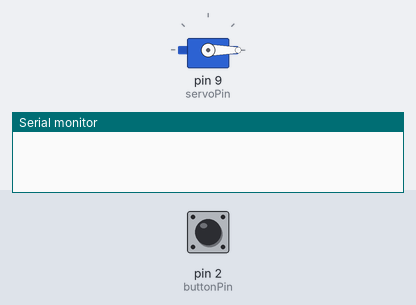
The sketch below on a simulated Arduino Uno, built with avr-gcc and run on an emulated ATmega328P. On the bench: servo, the last lines printed to the serial monitor. The test bench sets the inputs (shaded band); at power-on: pin 2 (buttonPin) LOW.

Above: at 1.2 s.
1.3 s: pin 2 (buttonPin) pulled HIGH for 0.15 s
At 2.1 s:
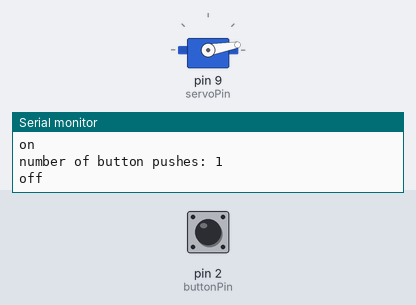
2.9 s: pin 2 (buttonPin) pulled HIGH for 1 s
At 3.3 s:
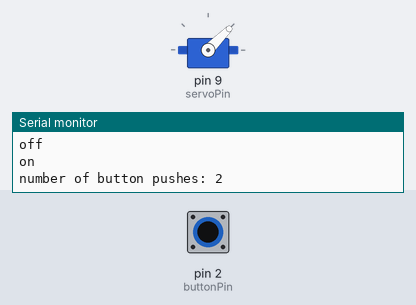
5.4 s: pin 2 (buttonPin) pulled HIGH for 0.15 s
At 6.4 s:
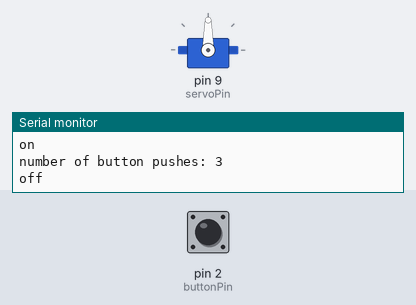
7.0 s: pin 2 (buttonPin) pulled HIGH for 3.2 s
At 7.6 s:
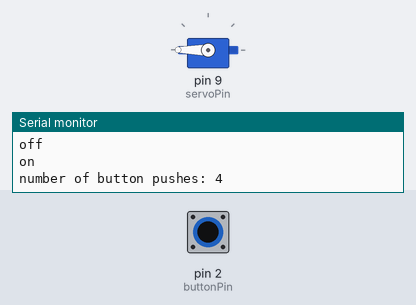
Timing chart, 0 to 10.0 s (numbered marks = the images above; inputs shaded):
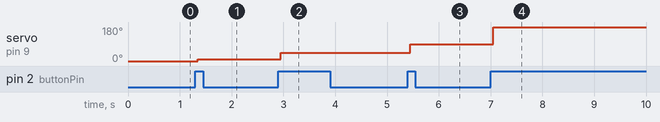

The sketch:

buttonStateServoControl.ino
```cpp
#include <Servo.h>

Servo myservo;  // create servo object to control a servo
// twelve servo objects can be created on most boards

int pos = 0;  // variable to store the servo position
int servoPin = 9;
int buttonPin = 2;
int buttonState = 0;        //current state of button
int lastButtonState = 0;    //last state of button press
int buttonPushCounter = 0;  // counter for the number of button presses

void setup() {
  myservo.attach(servoPin);  // attaches the servo on pin 9 to the servo object
  // initialize the button pin as a input:
  pinMode(buttonPin, INPUT);
  // initialize serial communication:
  Serial.begin(9600);
}


void loop() {

buttonControl();//execute the function

switch (buttonPushCounter) {
  case 1:
    //do something when buttonPushCounter equals 1
myservo.write(10);
    break;
  case 2:
    //do something when buttonPushCounter equals 2
myservo.write(45);
    break;
	case 3:
myservo.write(90);
		break;
	case 4:
myservo.write(180);
		break;
  default:
myservo.write(0);
    // if nothing else matches, do the default
    // default is optional
    break;
}
}

void buttonControl(){
  buttonState = digitalRead(buttonPin);
// compare the buttonState to its previous state
  if (buttonState != lastButtonState) {
    // if the state has changed, increment the counter
    if (buttonState == HIGH) {
      // if the current state is HIGH then the button went from off to on:
      buttonPushCounter++;
      Serial.println("on");
      Serial.print("number of button pushes: ");
      Serial.println(buttonPushCounter);
    } else {
      // if the current state is LOW then the button went from on to off:
      Serial.println("off");
    }
    // Delay a little bit to avoid bouncing
    delay(50);
  }
  // save the current state as the last state, for next time through the loop
  lastButtonState = buttonState;
}
```

Measured:
- after the input at 1.3 s, servo on pin 9 (servoPin): 0° → 10° after 0.05 s
- after the input at 2.9 s, servo on pin 9 (servoPin): 10° → 45° after 0.05 s
- after the input at 5.4 s, servo on pin 9 (servoPin): 45° → 90° after 0.05 s
- after the input at 7.0 s, servo on pin 9 (servoPin): 90° → 180° after 0.05 s
